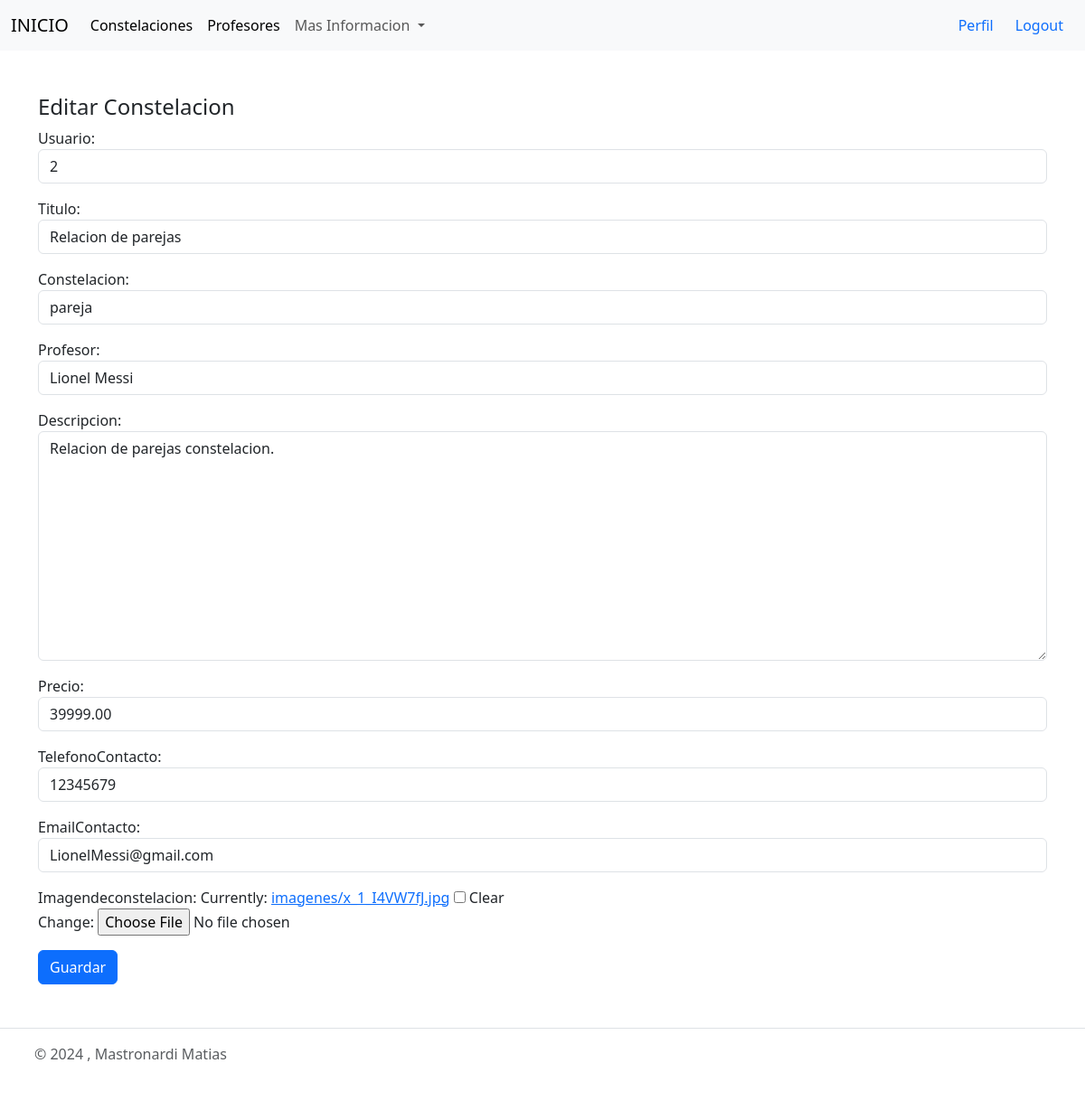
The app's page /ConstelacionUpdate/39/ (signed in) with its own data.
### app/models.py (models this page shows, shortened)
class Constelaciones(models.Model):
    constelaciondisponibles = (
        ('Relación padres-hijos', 'relación padres-hijos'),
        ('Pareja', 'pareja'),
        ('Excluidos', 'excluidos'),
        ('Divorcios o separaciones', 'divorcios o separaciones'),
        ('Trabajo', 'trabajo'),
        ('Guerras', 'guerras'),
        ('Muertes tempranas', 'muertes tempranas'),
        ('otros', 'Otros'),
    )
    usuario = models.ForeignKey(User, on_delete=models.CASCADE, null=True, blank=True)
    titulo = models.CharField(max_length=200)
    constelacion = models.CharField(max_length=40, choices=constelaciondisponibles, default='Pareja')
    profesor = models.CharField(max_length=40)
    descripcion = models.TextField(null=True, blank=True)
    precio = models.DecimalField(max_digits=10, decimal_places=2)
    fechaPublicacion = models.DateTimeField(auto_now_add=True)
    telefonoContacto = models.IntegerField()
    emailContacto = models.EmailField()
    imagendeconstelacion = models.ImageField(null=True, blank=True, upload_to="imagenes/")
    class Meta:
        ordering = ['usuario', '-fechaPublicacion']

### app/views.py (the view)
# urls.py: path('ConstelacionUpdate/<int:pk>/', ConstelacionUpdateView.as_view(), name='ConstelacionUpdate'),
class ConstelacionUpdateView(LoginRequiredMixin, UpdateView):
    model = Constelaciones
    form_class = CambioConstelacion
    success_url = reverse_lazy('constelaciones')
    context_object_name = 'constelacion'
    template_name = 'ConstelacionEdicion.html'

### app/forms.py
class CambioConstelacion(forms.ModelForm):
    class Meta:
        model = Constelaciones
        fields = ('usuario', 'titulo', 'constelacion', 'profesor', 'descripcion', 'precio', 'telefonoContacto', 'emailContacto', 'imagendeconstelacion')
        widgets = {
            'usuario': forms.TextInput(attrs={'class': 'form-control'}),
            'titulo' : forms.TextInput(attrs={'class': 'form-control'}),
            'constelacion' : forms.Select(attrs={'class': 'form-control'}),
            'profesor' : forms.TextInput(attrs={'class': 'form-control'}),
            'descripcion' : forms.Textarea(attrs={'class': 'form-control'}),
            'precio' : forms.TextInput(attrs={'class': 'form-control'}),
            'telefonoContacto' : forms.TextInput(attrs={'class': 'form-control'}),
            'emailContacto' : forms.TextInput(attrs={'class': 'form-control'}),
        }

### app/templates/ConstelacionEdicion.html
{% extends 'Padre.html' %}
{% block content %}
<br>
<br>
{% if user.id == constelacion.usuario.id %}
<div class="container">
    <h4>Editar Constelacion</h4>
</div>
<div class="container">
    <div class="form-group">
        <form method="post" enctype="multipart/form-data">{% csrf_token %}
            {{ form.as_p }}
            <button type="submit" class="btn btn-primary">Guardar</button>
        </form>
    </div>
</div>
<br>
{% else %}
<div class="container">
<h4>No tienes acceso a esta pagina!</h4>
</div>
{% endif %}
{% endblock %}

### records on screen
Constelaciones: usuario "2", titulo "Relacion de parejas", constelacion "pareja", profesor "Lionel Messi", descripcion "Relacion de parejas constelacion.", precio "39999.00", telefonoContacto "12345679", emailContacto "LionelMessi@gmail.com"
